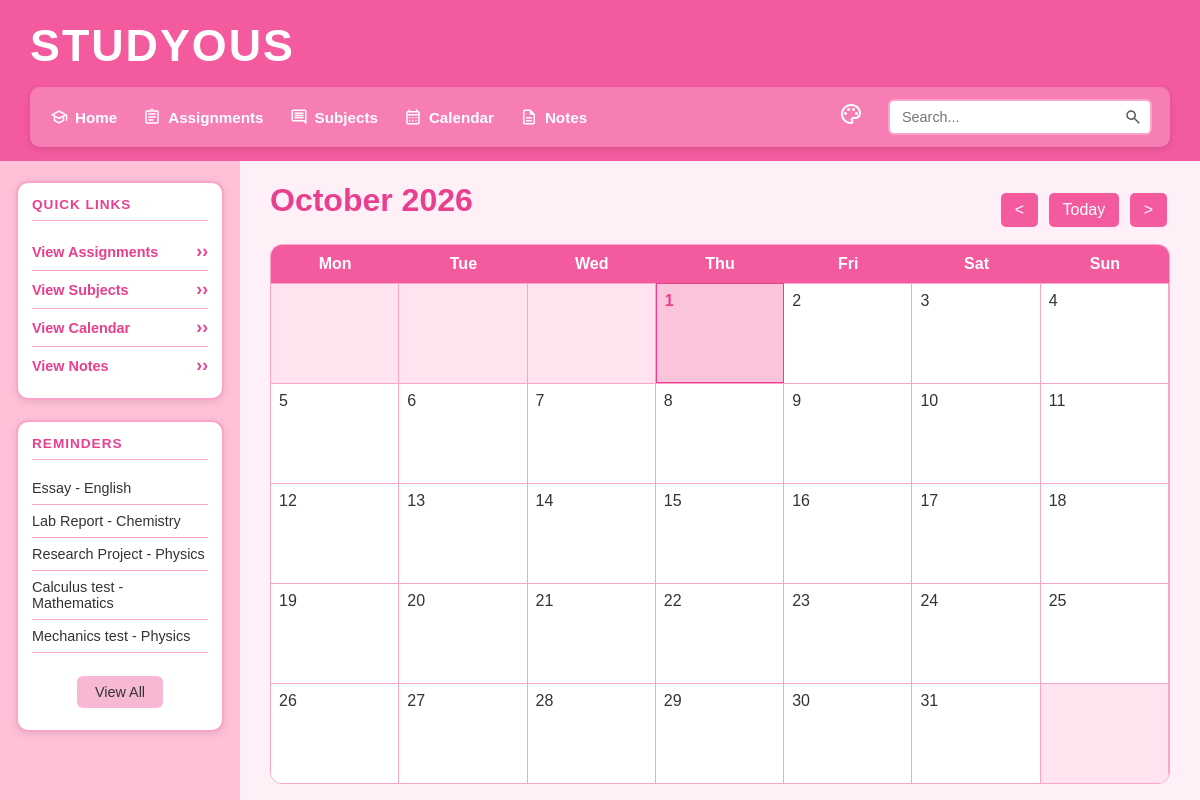
/calendar, run on the app's committed database.
### tables this page shows
CREATE TABLE assignments (id INTEGER PRIMARY KEY AUTOINCREMENT, subject_id INTEGER REFERENCES subjects (id) NOT NULL, user_id INTEGER REFERENCES users (id) NOT NULL, assignment_name TEXT NOT NULL, due_date TEXT (19) NOT NULL, priority TEXT NOT NULL CHECK ((priority IN ('Low', 'Medium', 'High'))), status TEXT (25) DEFAULT ('Not Started'), notes TEXT, created_at TEXT (19));

CREATE TABLE subjects (id INTEGER PRIMARY KEY AUTOINCREMENT, subject_name TEXT NOT NULL UNIQUE, teacher_name TEXT NOT NULL, room TEXT, credits INTEGER CHECK ((credits > 0)));

### main.py (the view)
@app.route("/calendar")
def calendar():
    month = request.args.get("month", type=int)
    year = request.args.get("year", type=int)
    today = datetime.today()
    if month is None or year is None:
        month = today.month
        year = today.year
    today_day = today.day
    today_month = today.month
    today_year = today.year
    change = request.args.get("change")
    if change == "next":
        month += 1
        if month == 13:
            month = 1
            year += 1
    elif change == "previous":
        month -= 1
        if month == 0:
            month = 12
            year -= 1
    month_days = cal.monthcalendar(year, month)
    month_name = cal.month_name[month]
    return render_template(
        "calendar.html",
        month=month,
        year=year,
        month_name=month_name,
        month_days=month_days,
        today_day=today_day,
        today_month=today_month,
        today_year=today_year,
    )

### main.py (called while the page is built)
def create_connection(db_file):
    try:
        connection = sqlite3.connect(db_file)
        return connection
    except Error as e:
        print(e)
    return None

def get_reminders():
    query = """
        SELECT assignments.id,
               assignments.assignment_name,
               subjects.subject_name,
               assignments.due_date,
               assignments.priority,
               assignments.status
        FROM assignments
        JOIN subjects
        ON assignments.subject_id = subjects.id
        WHERE assignments.status != 'Completed'
        ORDER BY assignments.due_date ASC
        LIMIT 5
    """
    con = create_connection(DATABASE)
    cur = con.cursor()
    cur.execute(query)
    rows = cur.fetchall()
    con.close()
    return rows

@app.context_processor
def inject_reminders():
    return {"reminders": get_reminders()}

### templates/calendar.html
{% extends "base.html" %}
{% block main %}
<div class="calendar">
    <div class="calendar-header">
        <h1>{{ month_name }} {{ year }}</h1>
        <div>
            <a class="calendar-button" href="/calendar?month={{ month }}&year={{ year }}&change=previous">
                &lt;
            </a>
            <a class="calendar-button" href="/calendar">
                Today
            </a>
            <a class="calendar-button" href="/calendar?month={{ month }}&year={{ year }}&change=next">
                &gt;
            </a>
        </div>
    </div>
    <div class="calendar-grid">
        <div class="day-name">Mon</div>
        <div class="day-name">Tue</div>
        <div class="day-name">Wed</div>
        <div class="day-name">Thu</div>
        <div class="day-name">Fri</div>
        <div class="day-name">Sat</div>
        <div class="day-name">Sun</div>
        {% for week in month_days %}
        {% for day in week %}
        {% if day == 0 %}
        <div class="day other-month"></div>
        {% else %}
        {% if day == today_day and month == today_month and year == today_year %}
        <div class="day today">
            {{ day }}
        </div>
        {% else %}
        <div class="day">
            {{ day }}
        </div>
        {% endif %}
        {% endif %}
        {% endfor %}
        {% endfor %}
    </div>
</div>
{% endblock %}

### templates/base.html (shortened to what this page needs)
<!DOCTYPE html>
<html lang="en">
<head>
    <link type="text/css" rel="stylesheet" href="/static/css/style.css">
</head>
<body class="theme-{{ request.cookies.get('theme', 'pink') }}">
    <header class="top-header">
        <h1 class="site-title">Studyous</h1>
        <div class="header-row">
            <div class="nav-bar">
                <nav class="main-nav">
                    <ul>
                        <li>
                            <a href="/">
                                <img src="/static/images/home.svg" alt="Home" class="nav-icon">
                                Home
                            </a>
                        </li>
                        <li>
                            <a href="/assignments">
                                <img src="/static/images/assignments.svg" alt="Assignments" class="nav-icon">
                                Assignments
                            </a>
                        </li>
                        <li>
                            <a href="/subjects">
                                <img src="/static/images/subjects.svg" alt="Subjects" class="nav-icon">
                                Subjects
                            </a>
                        </li>
                        <li>
                            <a href="/calendar">
                                <img src="/static/images/calendar.svg" alt="Calendar" class="nav-icon">
                                Calendar
                            </a>
                        </li>
                        <li>
                            <a href="/notes">
                                <img src="/static/images/notes.svg" alt="Notes" class="nav-icon">
                                Notes
                            </a>
                        </li>
                    </ul>
                </nav>
                <div class="theme-menu">
                    <span class="theme-icon">
                    </span>
                </div>
                <form class="search-form" method="POST" action="/search">
                    <div class="search-box">
                        <input type="text" name="search" id="search" placeholder="Search...">
                        <button type="submit" class="search-button" aria-label="Search">
                        </button>
                    </div>
                </form>
            </div>
        </div>
    </header>
    <div class="body-container">
        <aside class="sidebar">
            <section class="sidebar-box">
                <h2>Quick Links</h2>
                <ul class="quick-links">
                    <li>
                        <a href="/assignments">View Assignments</a>
                    </li>
                    <li>
                        <a href="/subjects">View Subjects</a>
                    </li>
                    <li>
                        <a href="/calendar">View Calendar</a>
                    </li>
                    <li>
                        <a href="/notes">View Notes</a>
                    </li>
                </ul>
            </section>
            <section class="sidebar-box">
                <h2>Reminders</h2>
                <ul class="reminders">
                    {% for reminder in reminders %}
                    <li>
                        <a href="/reminders?id={{ reminder[0] }}">
                            {{ reminder[1] }} - {{ reminder[2] }}
                        </a>
                    </li>
                    {% endfor %}
                    <li>
                        <a href="/reminders" class="view-all-button">
                            View All
                        </a>
                    </li>
                </ul>
            </section>
        </aside>
        <main>
            {% block main %}{% endblock %}
        </main>
    </div>
</body>
</html>

### data on the page
assignments: assignment_name "Essay", subject_name "English"
assignments: assignment_name "Lab Report", subject_name "Chemistry"
assignments: assignment_name "Research Project", subject_name "Physics"
assignments: assignment_name "Calculus test", subject_name "Mathematics"
assignments: assignment_name "Mechanics test", subject_name "Physics"

### other printed values
{{ month_name }} "October"
{{ year }} "2026"
{{ day }} "1"
{{ day }} "2" "3" "4" "5" "6" "7" "8" "9" "10" "11" "12" "13" "14" "15" "16" "17" "18" "19" "20" "21" "22" "23" "24" "25" "26" "27" "28" "29" "30" "31"
